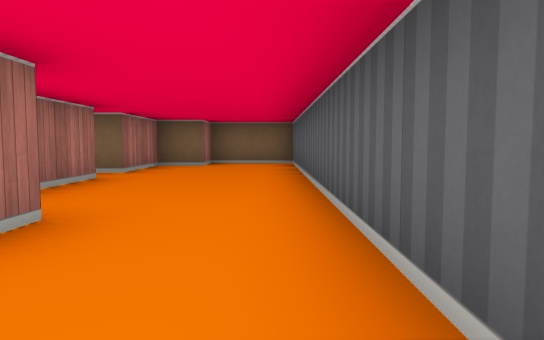
[1] (above)

21 first-person views from a walk through a cub3D level. The camera is about half as high as the walls, tilts 4° down and sees 70° across. The floor is counted in squares. Each view is taken from the middle of a square. On the plan, view 1 faces up. The plan holds only what a view shows up to about 9 squares ahead; the rest is blank.

[2]
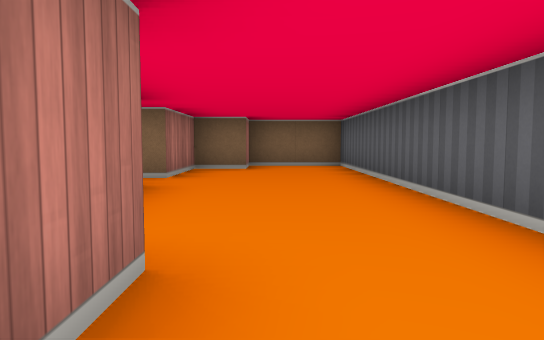

[3]
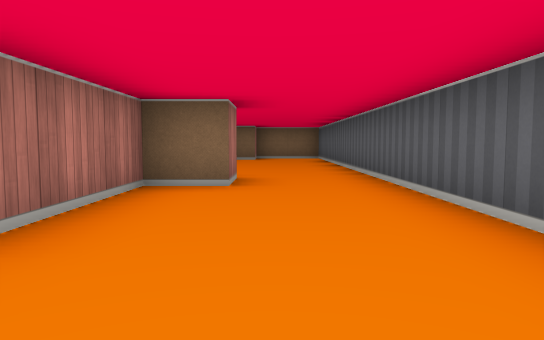

[4]
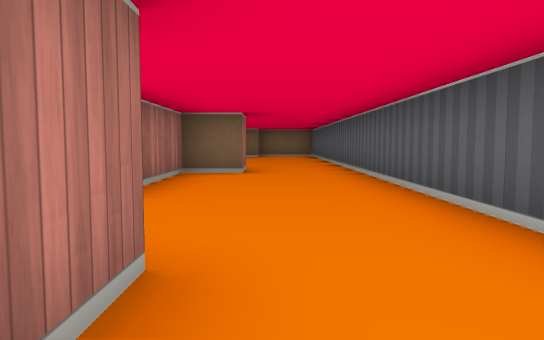

[5]
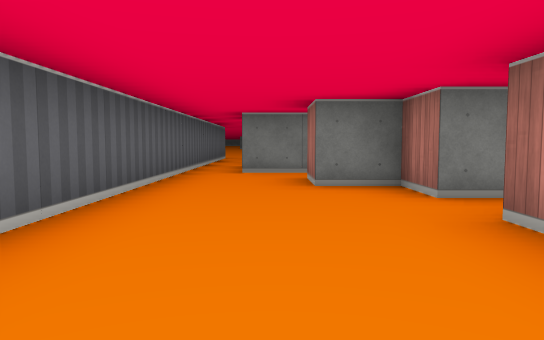

[6]
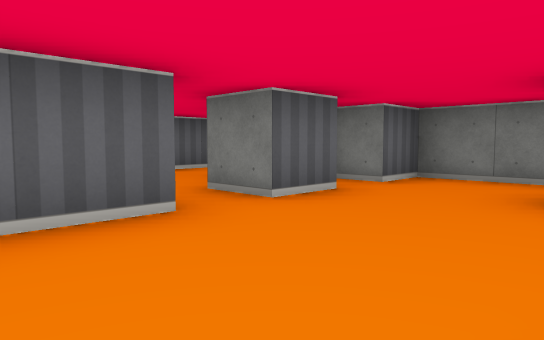

[7]
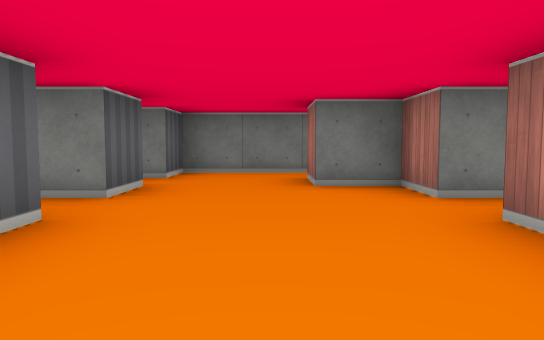

[8]
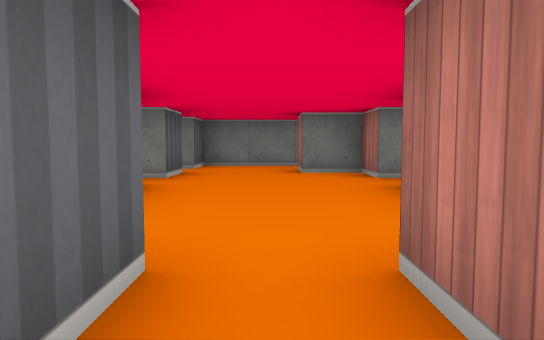

[9]
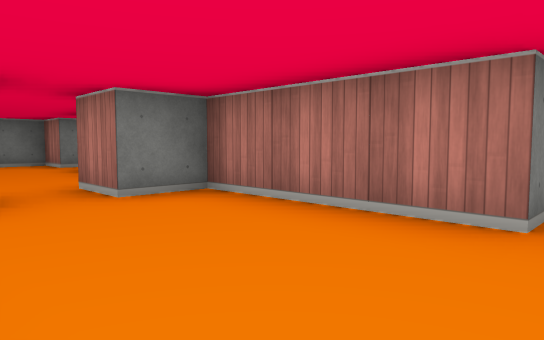

[10]
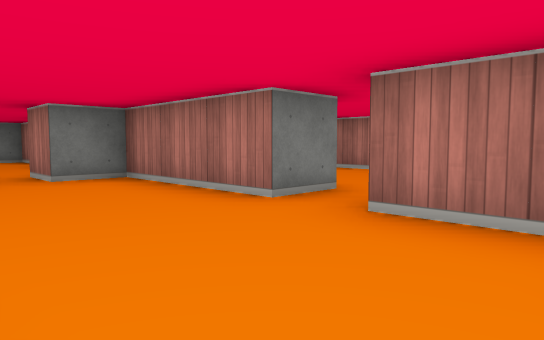

[11]
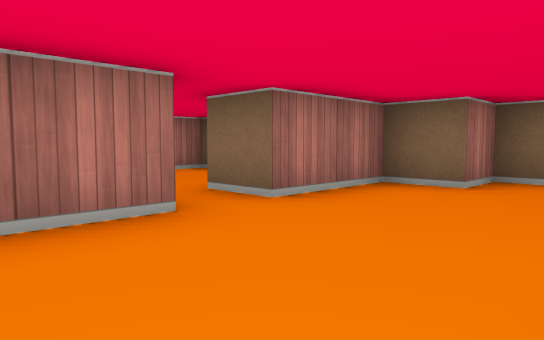

[12]
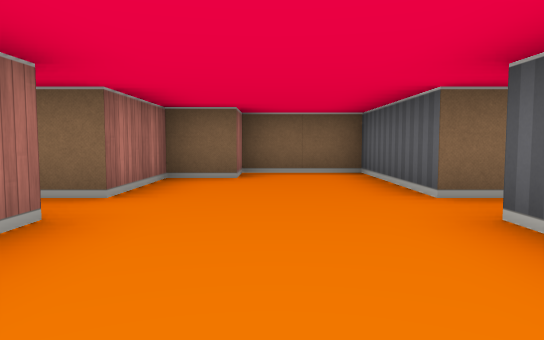

[13]
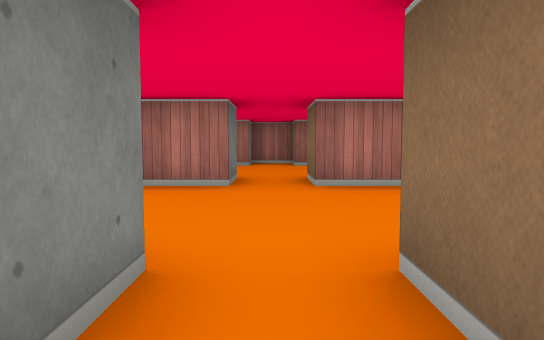

[14]
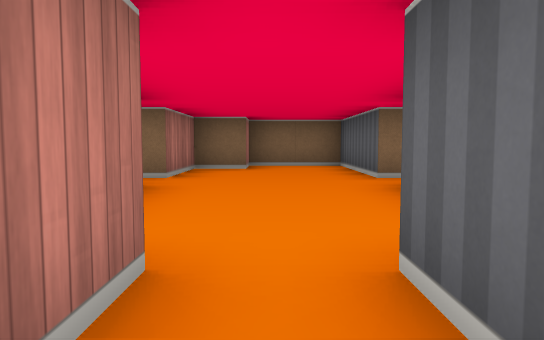

[15]
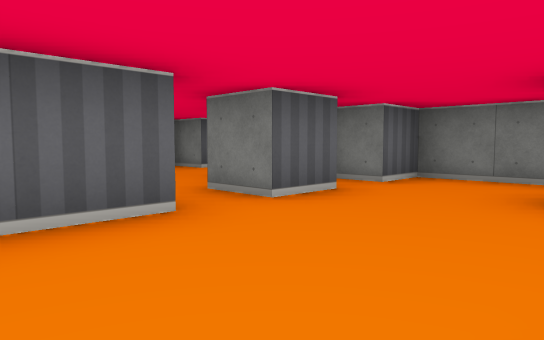

[16]
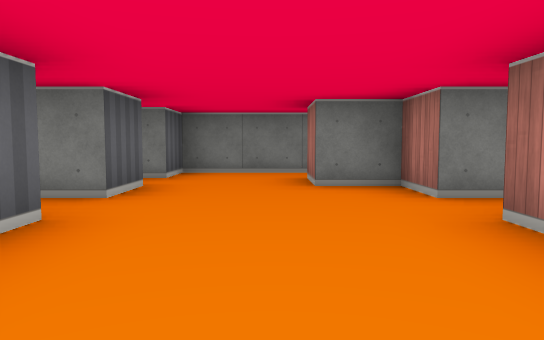

[17]
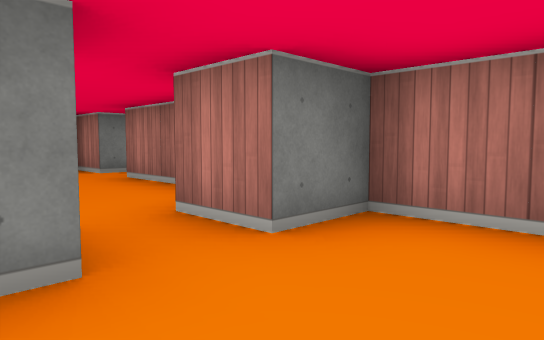

[18]
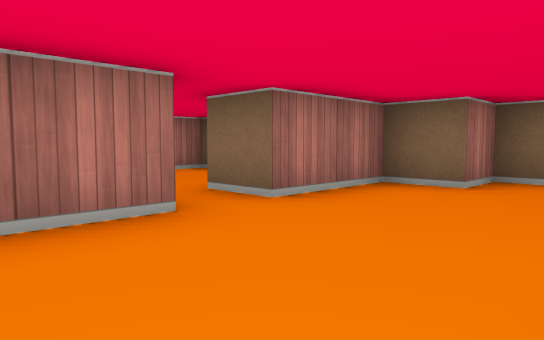

[19]
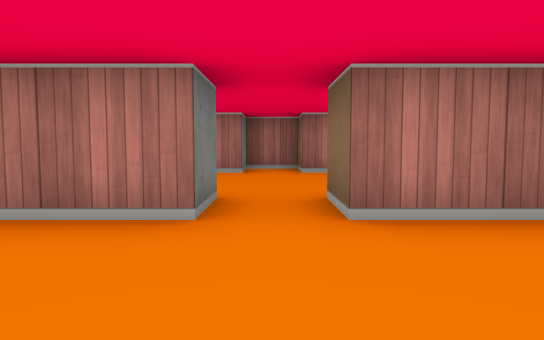

[20]
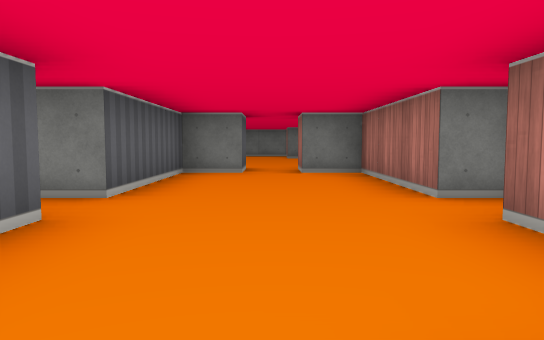

[21]
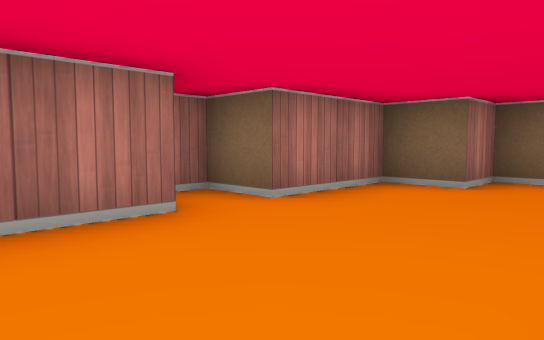

### Floor plan
Points are (right, up) in squares from view 1. A wall is a line through its corners. A room is listed if a view was taken in it or the views show most of it. See-through windows are left out.
Room 1 (views 1, 2, 3, 4, 5)
walls: (-1.5, 2.5) (-1.5, 1.5) (-2.5, 1.5) (-2.5, -1.5); (-2.5, 5.5) (-2.5, 4.1); (-3.5, -2.5) (-2.5, -2.5) (-2.5, -3.5) (-1.5, -3.5) (-1.5, -4.5); (-1.6, -5.5) (-0.5, -5.5); (0.5, -8.1) (0.5, 9.5) (-1.5, 9.5) (-1.5, 8.5) (-2.5, 8.5) (-2.5, 6.5) (-3.5, 6.5)
ways out: opening at (-3, -2) to room 2; opening at (-3, 6) to room 3; opening at (0, -8)
Room 2 (views 6, 7)
walls: (-3.5, -1.6) (-3.5, -0.4); (-6.5, -1) (-6.5, -1.5); (-3.5, -3.5) (-3.5, -2.5); (-7.5, -2.5) (-6.5, -2.5) (-6.5, -3.5) (-5.5, -3.5) (-5.5, -4.5); (-5.6, -5.5) (-3.5, -5.5) (-3.5, -4.5)
ways out: opening at (-3, -2) to room 1; opening at (-5, 2) to room 3; opening at (-7, -2) to room 4
Room 3 (views 8, 9, 10, 11, 12, 13)
walls: (-3.5, 6.5) (-3.5, 9.5) (-5.5, 9.5) (-5.5, 8.5) (-6.5, 8.5) (-6.5, 6.5) (-7.5, 6.5); (-3.5, 5) (-3.5, 5.5); (-7.5, 5.5) (-6.5, 5.5) (-6.5, 2.5) (-5.5, 2.5) (-5.5, 1.5); (-4.5, 1.5) (-4.5, 2.4)
ways out: opening at (-3, 6) to room 1; opening at (-5, 2) to room 2; opening at (-7, 6) to room 5
Room 4 (views 14, 15, 16)
walls: (-7.5, -1.6) (-7.5, -0.4); (-7.5, -3.5) (-7.5, -2.5); (-11.1, -2.5) (-10.5, -2.5) (-10.5, -3.5) (-9.5, -3.5) (-9.5, -4.5); (-10.5, -0.1) (-10.5, -1.5); (-9.6, -5.5) (-7.5, -5.5) (-7.5, -4.5)
ways out: opening at (-7, -2) to room 2; opening at (-9, 2) to room 5; opening at (-11, -2)
Room 5 (views 17, 18, 19)
walls: (-7.5, 6.5) (-7.5, 9.5) (-9.5, 9.5) (-9.5, 8.5) (-10.5, 8.5) (-10.5, 6.5) (-11.5, 6.5); (-11.5, 5.5) (-10.5, 5.5) (-10.5, 2.5) (-9.5, 2.5) (-9.5, 1.5); (-8.5, 1.6) (-8.5, 2.5)
ways out: opening at (-7, 6) to room 3; opening at (-9, 2) to room 4; opening at (-11, 6) to room 6
Room 6 (views 20, 21)
walls: (-11.5, 6.5) (-11.5, 7); (-12.9, 9.5) (-13.5, 9.5) (-13.5, 8.5) (-14.5, 8.5) (-14.5, 6.5) (-15.5, 6.5) (-15.5, 5.5) (-14.5, 5.5) (-14.5, 2.5) (-13.5, 2.5) (-13.5, 1.5); (-12.5, 1.6) (-12.5, 2.5) (-11.5, 2.5) (-11.5, 5.5)
ways out: opening at (-11, 6) to room 5; opening at (-13, 2)

Where each view was taken, in squares from view 1:
view 1: 0 up, 0 right, facing up
view 2: 1 up, 1 left, facing up
view 3: 3 down, 1 left, facing up
view 4: 5 down, 1 left, facing up
view 5: 1 up, 1 left, facing down
view 6: 0 up, 6 left, facing down-right
view 7: 1 up, 5 left, facing down
view 8: 3 up, 5 left, facing down
view 9: 6 up, 4 left, facing down-left
view 10: 8 up, 4 left, facing down-left
view 11: 4 up, 4 left, facing up-left
view 12: 3 up, 5 left, facing up
view 13: 6 up, 6 left, facing left
view 14: 1 up, 9 left, facing up
view 15: 0 up, 10 left, facing down-right
view 16: 1 up, 9 left, facing down
view 17: 4 up, 8 left, facing down-left
view 18: 4 up, 8 left, facing up-left
view 19: 6 up, 8 left, facing left
view 20: 9 up, 13 left, facing down
view 21: 4 up, 12 left, facing up-left
